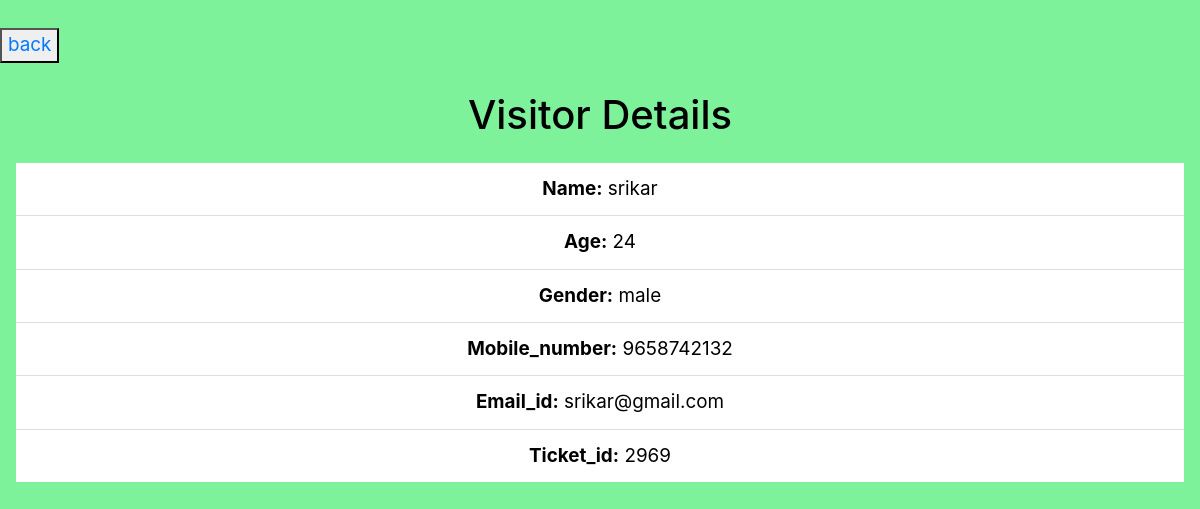
/multy/20/, run on the app's committed database.
### zooapp/models.py (models this page shows, shortened)
class Booking(models.Model):
    Type = (
        ('male','male'),
        ('female','female'),
        ('other','other')
    )
    TIMING= (
        ('09:30 am to 10:30 am','09:30 am to 10:30 am'),
        ('11:00 am to 12:00 pm','11:00 am to 12:00 pm'),
        ('12:30 pm to 01:30 pm','12:30 pm to 01:30 pm'),
        ('02:30 pm to 03:30 pm','02:30 pm to 03:30 pm'),
        ('04:00 pm to 05:30 pm','04:00 pm to 05:30 pm'),
    )
    p = ''
    for i in range(0,4):
        p = p+str(randint(0,9))
    Ticket_id = models.PositiveIntegerField(default = p)
    Date = models.DateField()
    Vistorname = models.CharField(max_length =50)
    age = models.CharField(max_length =50)
    gender = models.CharField(max_length=30,choices=Type)
    TimeSlot = models.CharField(max_length = 50,choices = TIMING)
    Vehicle_No = models.CharField(max_length = 50)
    email = models.EmailField()
    phone_no = models.CharField(max_length=50)
    ticketprice = models.IntegerField()

### zooapp/views.py (the view)
# urls.py: path('multy/<int:id>/',views.multy)
def multy(request,id):
    tic = Booking.objects.get(id=id)
    return render(request,"multy.html",{'form':tic})

### zooapp/templates/multy.html (shortened to what this page needs)
<!DOCTYPE html>
<html lang="en">
<head>
</head>
<link rel="stylesheet" href="https://stackpath.bootstrapcdn.com/bootstrap/4.1.3/css/bootstrap.min.css">
<body style="background-color:rgba(25, 230, 76, 0.555);"></body>
<br>
<button><a href="/blist">back</a></button>
<body>
    <center>
        <br>
        <h1>Visitor Details</h1>
        <div class="modal-body">
            <ul class="list-group list-group-flush">
                <li class="list-group-item"><b>Name:</b> {{form.Vistorname}}</li>
                <li class="list-group-item"><b>Age:</b> {{form.age}}</li>
                <li class="list-group-item"><b>Gender:</b> {{form.gender }}</li>
                <li class="list-group-item"><b>Mobile_number:</b> {{form.phone_no}}</li>
                <li class="list-group-item"><b>Email_id:</b> {{form.email}}</li>
                <li class="list-group-item"><b>Ticket_id:</b> {{form.Ticket_id}}</li>
            </ul>
        </div>
    </center>
</body>
</html>

### zooapp/templates/multy.html (style rules this page uses)
body { color: rgb(0, 0, 0); }
body { background-image: url("https://i.pinimg.com/originals/94/30/e8/9430e85bcee211cda9dfff8400e2fe19.jpg"); font-size: 5mm }

### data on the page
Booking: Vistorname "srikar", age "24", gender "male", phone_no "9658742132", email "srikar@gmail.com", Ticket_id "2969"
